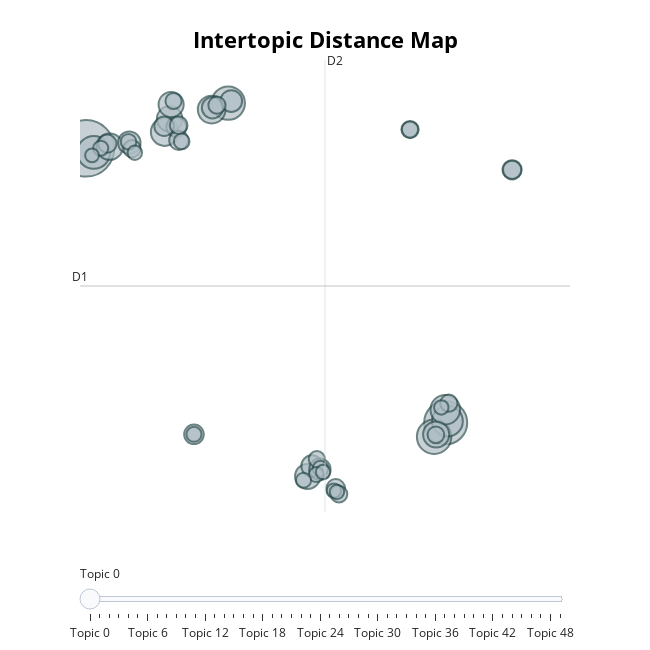

The notebook cell saved with this chart:
### Code cell
model.visualize_topics()

### Figure 1 — Plotly figure (JSON) as saved in the notebook; plotly's stock layout.template omitted (floating-point values rounded to 4 significant figures; data arrays with more than 128 entries replaced by an {"elided": "..."} marker saying what was removed)
{"data": [{"customdata": {"elided": "50x3 mixed values"}, "hovertemplate": "<b>Topic %{customdata[0]}</b><br>%{customdata[1]}<br>Size: %{customdata[2]}", "legendgroup": "", "marker": {"color": "#B0BEC5", "line": {"color": "DarkSlateGrey", "width": 2}, "size": [183, 106, 68, 64, 62, 54, 50, 44, 44, 40, 39, 37, 36, 36, 29, 27, 26, 26, 26, 23, 22, 22, 21, 21, 20, 19, 19, 18, 17, 17, 17, 17, 16, 16, 15, 15, 15, 14, 14, 14, 13, 13, 13, 13, 12, 12, 12, 12, 12, 11], "sizemode": "area", "sizeref": 0.1144, "symbol": "circle"}, "mode": "markers", "name": "", "orientation": "v", "showlegend": false, "type": "scatter", "x": [-1.825, 14.52, 13.99, 4.637, -1.473, 14.6, 14.5, 1.752, 3.886, -0.752, 14.09, 1.974, 2.042, 8.245, 0.1407, 4.776, 3.921, 8.443, 8.802, 2.28, 1.725, 3.08, 17.54, 2.389, 9.521, 17.54, -0.8572, 2.384, 14.66, 12.9, 0.2652, 4.125, 14.07, 9.669, 12.9, 8.665, 2.152, 8.828, 2.522, 0.1057, -1.158, 8.641, 8.061, 3.08, 8.948, 0.3922, 9.439, 9.575, 14.32, -1.552], "xaxis": "x", "y": [9.24, -1.987, -2.557, 11.09, 9.075, -1.923, -1.453, 9.908, 10.83, 9.31, -2.47, 10.45, 11.04, -4.186, 9.473, 11.18, 10.9, -3.759, -3.889, 10.11, 10.15, -2.461, 8.362, 9.568, -4.678, 8.362, 9.43, 10.19, -1.189, 10.01, 9.228, 11.0, -2.48, -4.905, 10.01, -3.479, 11.18, -3.863, 9.524, 9.512, 9.245, -4.108, -4.341, -2.461, -4.007, 9.059, -4.767, -4.822, -1.361, 8.955], "yaxis": "y"}], "layout": {"annotations": [{"showarrow": false, "text": "D1", "x": -2.099, "y": 3.607, "yshift": 10}, {"showarrow": false, "text": "D2", "x": 9.035, "xshift": 10, "y": 12.85}], "height": 650, "hoverlabel": {"bgcolor": "white", "font": {"family": "Rockwell", "size": 16}}, "legend": {"itemsizing": "constant", "tracegroupgap": 0}, "margin": {"t": 60}, "shapes": [{"line": {"color": "#CFD8DC", "width": 2}, "type": "line", "x0": 9.035, "x1": 9.035, "y0": -5.64, "y1": 12.85}, {"line": {"color": "#9E9E9E", "width": 2}, "type": "line", "x0": -2.099, "x1": 20.17, "y0": 3.607, "y1": 3.607}], "sliders": [{"active": 0, "pad": {"t": 50}, "steps": [{"args": [{"marker.color": [["red", "#B0BEC5", "#B0BEC5", "#B0BEC5", "#B0BEC5", "#B0BEC5", "#B0BEC5", "#B0BEC5", "#B0BEC5", "#B0BEC5", "#B0BEC5", "#B0BEC5", "#B0BEC5", "#B0BEC5", "#B0BEC5", "#B0BEC5", "#B0BEC5", "#B0BEC5", "#B0BEC5", "#B0BEC5", "#B0BEC5", "#B0BEC5", "#B0BEC5", "#B0BEC5", "#B0BEC5", "#B0BEC5", "#B0BEC5", "#B0BEC5", "#B0BEC5", "#B0BEC5", "#B0BEC5", "#B0BEC5", "#B0BEC5", "#B0BEC5", "#B0BEC5", "#B0BEC5", "#B0BEC5", "#B0BEC5", "#B0BEC5", "#B0BEC5", "#B0BEC5", "#B0BEC5", "#B0BEC5", "#B0BEC5", "#B0BEC5", "#B0BEC5", "#B0BEC5", "#B0BEC5", "#B0BEC5", "#B0BEC5"]]}], "label": "Topic 0", "method": "update"}, {"args": [{"marker.color": [["#B0BEC5", "red", "#B0BEC5", "#B0BEC5", "#B0BEC5", "#B0BEC5", "#B0BEC5", "#B0BEC5", "#B0BEC5", "#B0BEC5", "#B0BEC5", "#B0BEC5", "#B0BEC5", "#B0BEC5", "#B0BEC5", "#B0BEC5", "#B0BEC5", "#B0BEC5", "#B0BEC5", "#B0BEC5", "#B0BEC5", "#B0BEC5", "#B0BEC5", "#B0BEC5", "#B0BEC5", "#B0BEC5", "#B0BEC5", "#B0BEC5", "#B0BEC5", "#B0BEC5", "#B0BEC5", "#B0BEC5", "#B0BEC5", "#B0BEC5", "#B0BEC5", "#B0BEC5", "#B0BEC5", "#B0BEC5", "#B0BEC5", "#B0BEC5", "#B0BEC5", "#B0BEC5", "#B0BEC5", "#B0BEC5", "#B0BEC5", "#B0BEC5", "#B0BEC5", "#B0BEC5", "#B0BEC5", "#B0BEC5"]]}], "label": "Topic 1", "method": "update"}, {"args": [{"marker.color": [["#B0BEC5", "#B0BEC5", "red", "#B0BEC5", "#B0BEC5", "#B0BEC5", "#B0BEC5", "#B0BEC5", "#B0BEC5", "#B0BEC5", "#B0BEC5", "#B0BEC5", "#B0BEC5", "#B0BEC5", "#B0BEC5", "#B0BEC5", "#B0BEC5", "#B0BEC5", "#B0BEC5", "#B0BEC5", "#B0BEC5", "#B0BEC5", "#B0BEC5", "#B0BEC5", "#B0BEC5", "#B0BEC5", "#B0BEC5", "#B0BEC5", "#B0BEC5", "#B0BEC5", "#B0BEC5", "#B0BEC5", "#B0BEC5", "#B0BEC5", "#B0BEC5", "#B0BEC5", "#B0BEC5", "#B0BEC5", "#B0BEC5", "#B0BEC5", "#B0BEC5", "#B0BEC5", "#B0BEC5", "#B0BEC5", "#B0BEC5", "#B0BEC5", "#B0BEC5", "#B0BEC5", "#B0BEC5", "#B0BEC5"]]}], "label": "Topic 2", "method": "update"}, {"args": [{"marker.color": [["#B0BEC5", "#B0BEC5", "#B0BEC5", "red", "#B0BEC5", "#B0BEC5", "#B0BEC5", "#B0BEC5", "#B0BEC5", "#B0BEC5", "#B0BEC5", "#B0BEC5", "#B0BEC5", "#B0BEC5", "#B0BEC5", "#B0BEC5", "#B0BEC5", "#B0BEC5", "#B0BEC5", "#B0BEC5", "#B0BEC5", "#B0BEC5", "#B0BEC5", "#B0BEC5", "#B0BEC5", "#B0BEC5", "#B0BEC5", "#B0BEC5", "#B0BEC5", "#B0BEC5", "#B0BEC5", "#B0BEC5", "#B0BEC5", "#B0BEC5", "#B0BEC5", "#B0BEC5", "#B0BEC5", "#B0BEC5", "#B0BEC5", "#B0BEC5", "#B0BEC5", "#B0BEC5", "#B0BEC5", "#B0BEC5", "#B0BEC5", "#B0BEC5", "#B0BEC5", "#B0BEC5", "#B0BEC5", "#B0BEC5"]]}], "label": "Topic 3", "method": "update"}, {"args": [{"marker.color": [["#B0BEC5", "#B0BEC5", "#B0BEC5", "#B0BEC5", "red", "#B0BEC5", "#B0BEC5", "#B0BEC5", "#B0BEC5", "#B0BEC5", "#B0BEC5", "#B0BEC5", "#B0BEC5", "#B0BEC5", "#B0BEC5", "#B0BEC5", "#B0BEC5", "#B0BEC5", "#B0BEC5", "#B0BEC5", "#B0BEC5", "#B0BEC5", "#B0BEC5", "#B0BEC5", "#B0BEC5", "#B0BEC5", "#B0BEC5", "#B0BEC5", "#B0BEC5", "#B0BEC5", "#B0BEC5", "#B0BEC5", "#B0BEC5", "#B0BEC5", "#B0BEC5", "#B0BEC5", "#B0BEC5", "#B0BEC5", "#B0BEC5", "#B0BEC5", "#B0BEC5", "#B0BEC5", "#B0BEC5", "#B0BEC5", "#B0BEC5", "#B0BEC5", "#B0BEC5", "#B0BEC5", "#B0BEC5", "#B0BEC5"]]}], "label": "Topic 4", "method": "update"}, {"args": [{"marker.color": [["#B0BEC5", "#B0BEC5", "#B0BEC5", "#B0BEC5", "#B0BEC5", "red", "#B0BEC5", "#B0BEC5", "#B0BEC5", "#B0BEC5", "#B0BEC5", "#B0BEC5", "#B0BEC5", "#B0BEC5", "#B0BEC5", "#B0BEC5", "#B0BEC5", "#B0BEC5", "#B0BEC5", "#B0BEC5", "#B0BEC5", "#B0BEC5", "#B0BEC5", "#B0BEC5", "#B0BEC5", "#B0BEC5", "#B0BEC5", "#B0BEC5", "#B0BEC5", "#B0BEC5", "#B0BEC5", "#B0BEC5", "#B0BEC5", "#B0BEC5", "#B0BEC5", "#B0BEC5", "#B0BEC5", "#B0BEC5", "#B0BEC5", "#B0BEC5", "#B0BEC5", "#B0BEC5", "#B0BEC5", "#B0BEC5", "#B0BEC5", "#B0BEC5", "#B0BEC5", "#B0BEC5", "#B0BEC5", "#B0BEC5"]]}], "label": "Topic 5", "method": "update"}, {"args": [{"marker.color": [["#B0BEC5", "#B0BEC5", "#B0BEC5", "#B0BEC5", "#B0BEC5", "#B0BEC5", "red", "#B0BEC5", "#B0BEC5", "#B0BEC5", "#B0BEC5", "#B0BEC5", "#B0BEC5", "#B0BEC5", "#B0BEC5", "#B0BEC5", "#B0BEC5", "#B0BEC5", "#B0BEC5", "#B0BEC5", "#B0BEC5", "#B0BEC5", "#B0BEC5", "#B0BEC5", "#B0BEC5", "#B0BEC5", "#B0BEC5", "#B0BEC5", "#B0BEC5", "#B0BEC5", "#B0BEC5", "#B0BEC5", "#B0BEC5", "#B0BEC5", "#B0BEC5", "#B0BEC5", "#B0BEC5", "#B0BEC5", "#B0BEC5", "#B0BEC5", "#B0BEC5", "#B0BEC5", "#B0BEC5", "#B0BEC5", "#B0BEC5", "#B0BEC5", "#B0BEC5", "#B0BEC5", "#B0BEC5", "#B0BEC5"]]}], "label": "Topic 6", "method": "update"}, {"args": [{"marker.color": [["#B0BEC5", "#B0BEC5", "#B0BEC5", "#B0BEC5", "#B0BEC5", "#B0BEC5", "#B0BEC5", "red", "#B0BEC5", "#B0BEC5", "#B0BEC5", "#B0BEC5", "#B0BEC5", "#B0BEC5", "#B0BEC5", "#B0BEC5", "#B0BEC5", "#B0BEC5", "#B0BEC5", "#B0BEC5", "#B0BEC5", "#B0BEC5", "#B0BEC5", "#B0BEC5", "#B0BEC5", "#B0BEC5", "#B0BEC5", "#B0BEC5", "#B0BEC5", "#B0BEC5", "#B0BEC5", "#B0BEC5", "#B0BEC5", "#B0BEC5", "#B0BEC5", "#B0BEC5", "#B0BEC5", "#B0BEC5", "#B0BEC5", "#B0BEC5", "#B0BEC5", "#B0BEC5", "#B0BEC5", "#B0BEC5", "#B0BEC5", "#B0BEC5", "#B0BEC5", "#B0BEC5", "#B0BEC5", "#B0BEC5"]]}], "label": "Topic 7", "method": "update"}, {"args": [{"marker.color": [["#B0BEC5", "#B0BEC5", "#B0BEC5", "#B0BEC5", "#B0BEC5", "#B0BEC5", "#B0BEC5", "#B0BEC5", "red", "#B0BEC5", "#B0BEC5", "#B0BEC5", "#B0BEC5", "#B0BEC5", "#B0BEC5", "#B0BEC5", "#B0BEC5", "#B0BEC5", "#B0BEC5", "#B0BEC5", "#B0BEC5", "#B0BEC5", "#B0BEC5", "#B0BEC5", "#B0BEC5", "#B0BEC5", "#B0BEC5", "#B0BEC5", "#B0BEC5", "#B0BEC5", "#B0BEC5", "#B0BEC5", "#B0BEC5", "#B0BEC5", "#B0BEC5", "#B0BEC5", "#B0BEC5", "#B0BEC5", "#B0BEC5", "#B0BEC5", "#B0BEC5", "#B0BEC5", "#B0BEC5", "#B0BEC5", "#B0BEC5", "#B0BEC5", "#B0BEC5", "#B0BEC5", "#B0BEC5", "#B0BEC5"]]}], "label": "Topic 8", "method": "update"}, {"args": [{"marker.color": [["#B0BEC5", "#B0BEC5", "#B0BEC5", "#B0BEC5", "#B0BEC5", "#B0BEC5", "#B0BEC5", "#B0BEC5", "#B0BEC5", "red", "#B0BEC5", "#B0BEC5", "#B0BEC5", "#B0BEC5", "#B0BEC5", "#B0BEC5", "#B0BEC5", "#B0BEC5", "#B0BEC5", "#B0BEC5", "#B0BEC5", "#B0BEC5", "#B0BEC5", "#B0BEC5", "#B0BEC5", "#B0BEC5", "#B0BEC5", "#B0BEC5", "#B0BEC5", "#B0BEC5", "#B0BEC5", "#B0BEC5", "#B0BEC5", "#B0BEC5", "#B0BEC5", "#B0BEC5", "#B0BEC5", "#B0BEC5", "#B0BEC5", "#B0BEC5", "#B0BEC5", "#B0BEC5", "#B0BEC5", "#B0BEC5", "#B0BEC5", "#B0BEC5", "#B0BEC5", "#B0BEC5", "#B0BEC5", "#B0BEC5"]]}], "label": "Topic 9", "method": "update"}, {"args": [{"marker.color": [["#B0BEC5", "#B0BEC5", "#B0BEC5", "#B0BEC5", "#B0BEC5", "#B0BEC5", "#B0BEC5", "#B0BEC5", "#B0BEC5", "#B0BEC5", "red", "#B0BEC5", "#B0BEC5", "#B0BEC5", "#B0BEC5", "#B0BEC5", "#B0BEC5", "#B0BEC5", "#B0BEC5", "#B0BEC5", "#B0BEC5", "#B0BEC5", "#B0BEC5", "#B0BEC5", "#B0BEC5", "#B0BEC5", "#B0BEC5", "#B0BEC5", "#B0BEC5", "#B0BEC5", "#B0BEC5", "#B0BEC5", "#B0BEC5", "#B0BEC5", "#B0BEC5", "#B0BEC5", "#B0BEC5", "#B0BEC5", "#B0BEC5", "#B0BEC5", "#B0BEC5", "#B0BEC5", "#B0BEC5", "#B0BEC5", "#B0BEC5", "#B0BEC5", "#B0BEC5", "#B0BEC5", "#B0BEC5", "#B0BEC5"]]}], "label": "Topic 10", "method": "update"}, {"args": [{"marker.color": [["#B0BEC5", "#B0BEC5", "#B0BEC5", "#B0BEC5", "#B0BEC5", "#B0BEC5", "#B0BEC5", "#B0BEC5", "#B0BEC5", "#B0BEC5", "#B0BEC5", "red", "#B0BEC5", "#B0BEC5", "#B0BEC5", "#B0BEC5", "#B0BEC5", "#B0BEC5", "#B0BEC5", "#B0BEC5", "#B0BEC5", "#B0BEC5", "#B0BEC5", "#B0BEC5", "#B0BEC5", "#B0BEC5", "#B0BEC5", "#B0BEC5", "#B0BEC5", "#B0BEC5", "#B0BEC5", "#B0BEC5", "#B0BEC5", "#B0BEC5", "#B0BEC5", "#B0BEC5", "#B0BEC5", "#B0BEC5", "#B0BEC5", "#B0BEC5", "#B0BEC5", "#B0BEC5", "#B0BEC5", "#B0BEC5", "#B0BEC5", "#B0BEC5", "#B0BEC5", "#B0BEC5", "#B0BEC5", "#B0BEC5"]]}], "label": "Topic 11", "method": "update"}, {"args": [{"marker.color": [["#B0BEC5", "#B0BEC5", "#B0BEC5", "#B0BEC5", "#B0BEC5", "#B0BEC5", "#B0BEC5", "#B0BEC5", "#B0BEC5", "#B0BEC5", "#B0BEC5", "#B0BEC5", "red", "#B0BEC5", "#B0BEC5", "#B0BEC5", "#B0BEC5", "#B0BEC5", "#B0BEC5", "#B0BEC5", "#B0BEC5", "#B0BEC5", "#B0BEC5", "#B0BEC5", "#B0BEC5", "#B0BEC5", "#B0BEC5", "#B0BEC5", "#B0BEC5", "#B0BEC5", "#B0BEC5", "#B0BEC5", "#B0BEC5", "#B0BEC5", "#B0BEC5", "#B0BEC5", "#B0BEC5", "#B0BEC5", "#B0BEC5", "#B0BEC5", "#B0BEC5", "#B0BEC5", "#B0BEC5", "#B0BEC5", "#B0BEC5", "#B0BEC5", "#B0BEC5", "#B0BEC5", "#B0BEC5", "#B0BEC5"]]}], "label": "Topic 12", "method": "update"}, {"args": [{"marker.color": [["#B0BEC5", "#B0BEC5", "#B0BEC5", "#B0BEC5", "#B0BEC5", "#B0BEC5", "#B0BEC5", "#B0BEC5", "#B0BEC5", "#B0BEC5", "#B0BEC5", "#B0BEC5", "#B0BEC5", "red", "#B0BEC5", "#B0BEC5", "#B0BEC5", "#B0BEC5", "#B0BEC5", "#B0BEC5", "#B0BEC5", "#B0BEC5", "#B0BEC5", "#B0BEC5", "#B0BEC5", "#B0BEC5", "#B0BEC5", "#B0BEC5", "#B0BEC5", "#B0BEC5", "#B0BEC5", "#B0BEC5", "#B0BEC5", "#B0BEC5", "#B0BEC5", "#B0BEC5", "#B0BEC5", "#B0BEC5", "#B0BEC5", "#B0BEC5", "#B0BEC5", "#B0BEC5", "#B0BEC5", "#B0BEC5", "#B0BEC5", "#B0BEC5", "#B0BEC5", "#B0BEC5", "#B0BEC5", "#B0BEC5"]]}], "label": "Topic 13", "method": "update"}, {"args": [{"marker.color": [["#B0BEC5", "#B0BEC5", "#B0BEC5", "#B0BEC5", "#B0BEC5", "#B0BEC5", "#B0BEC5", "#B0BEC5", "#B0BEC5", "#B0BEC5", "#B0BEC5", "#B0BEC5", "#B0BEC5", "#B0BEC5", "red", "#B0BEC5", "#B0BEC5", "#B0BEC5", "#B0BEC5", "#B0BEC5", "#B0BEC5", "#B0BEC5", "#B0BEC5", "#B0BEC5", "#B0BEC5", "#B0BEC5", "#B0BEC5", "#B0BEC5", "#B0BEC5", "#B0BEC5", "#B0BEC5", "#B0BEC5", "#B0BEC5", "#B0BEC5", "#B0BEC5", "#B0BEC5", "#B0BEC5", "#B0BEC5", "#B0BEC5", "#B0BEC5", "#B0BEC5", "#B0BEC5", "#B0BEC5", "#B0BEC5", "#B0BEC5", "#B0BEC5", "#B0BEC5", "#B0BEC5", "#B0BEC5", "#B0BEC5"]]}], "label": "Topic 14", "method": "update"}, {"args": [{"marker.color": [["#B0BEC5", "#B0BEC5", "#B0BEC5", "#B0BEC5", "#B0BEC5", "#B0BEC5", "#B0BEC5", "#B0BEC5", "#B0BEC5", "#B0BEC5", "#B0BEC5", "#B0BEC5", "#B0BEC5", "#B0BEC5", "#B0BEC5", "red", "#B0BEC5", "#B0BEC5", "#B0BEC5", "#B0BEC5", "#B0BEC5", "#B0BEC5", "#B0BEC5", "#B0BEC5", "#B0BEC5", "#B0BEC5", "#B0BEC5", "#B0BEC5", "#B0BEC5", "#B0BEC5", "#B0BEC5", "#B0BEC5", "#B0BEC5", "#B0BEC5", "#B0BEC5", "#B0BEC5", "#B0BEC5", "#B0BEC5", "#B0BEC5", "#B0BEC5", "#B0BEC5", "#B0BEC5", "#B0BEC5", "#B0BEC5", "#B0BEC5", "#B0BEC5", "#B0BEC5", "#B0BEC5", "#B0BEC5", "#B0BEC5"]]}], "label": "Topic 15", "method": "update"}, {"args": [{"marker.color": [["#B0BEC5", "#B0BEC5", "#B0BEC5", "#B0BEC5", "#B0BEC5", "#B0BEC5", "#B0BEC5", "#B0BEC5", "#B0BEC5", "#B0BEC5", "#B0BEC5", "#B0BEC5", "#B0BEC5", "#B0BEC5", "#B0BEC5", "#B0BEC5", "red", "#B0BEC5", "#B0BEC5", "#B0BEC5", "#B0BEC5", "#B0BEC5", "#B0BEC5", "#B0BEC5", "#B0BEC5", "#B0BEC5", "#B0BEC5", "#B0BEC5", "#B0BEC5", "#B0BEC5", "#B0BEC5", "#B0BEC5", "#B0BEC5", "#B0BEC5", "#B0BEC5", "#B0BEC5", "#B0BEC5", "#B0BEC5", "#B0BEC5", "#B0BEC5", "#B0BEC5", "#B0BEC5", "#B0BEC5", "#B0BEC5", "#B0BEC5", "#B0BEC5", "#B0BEC5", "#B0BEC5", "#B0BEC5", "#B0BEC5"]]}], "label": "Topic 16", "method": "update"}, {"args": [{"marker.color": [["#B0BEC5", "#B0BEC5", "#B0BEC5", "#B0BEC5", "#B0BEC5", "#B0BEC5", "#B0BEC5", "#B0BEC5", "#B0BEC5", "#B0BEC5", "#B0BEC5", "#B0BEC5", "#B0BEC5", "#B0BEC5", "#B0BEC5", "#B0BEC5", "#B0BEC5", "red", "#B0BEC5", "#B0BEC5", "#B0BEC5", "#B0BEC5", "#B0BEC5", "#B0BEC5", "#B0BEC5", "#B0BEC5", "#B0BEC5", "#B0BEC5", "#B0BEC5", "#B0BEC5", "#B0BEC5", "#B0BEC5", "#B0BEC5", "#B0BEC5", "#B0BEC5", "#B0BEC5", "#B0BEC5", "#B0BEC5", "#B0BEC5", "#B0BEC5", "#B0BEC5", "#B0BEC5", "#B0BEC5", "#B0BEC5", "#B0BEC5", "#B0BEC5", "#B0BEC5", "#B0BEC5", "#B0BEC5", "#B0BEC5"]]}], "label": "Topic 17", "method": "update"}, {"args": [{"marker.color": [["#B0BEC5", "#B0BEC5", "#B0BEC5", "#B0BEC5", "#B0BEC5", "#B0BEC5", "#B0BEC5", "#B0BEC5", "#B0BEC5", "#B0BEC5", "#B0BEC5", "#B0BEC5", "#B0BEC5", "#B0BEC5", "#B0BEC5", "#B0BEC5", "#B0BEC5", "#B0BEC5", "red", "#B0BEC5", "#B0BEC5", "#B0BEC5", "#B0BEC5", "#B0BEC5", "#B0BEC5", "#B0BEC5", "#B0BEC5", "#B0BEC5", "#B0BEC5", "#B0BEC5", "#B0BEC5", "#B0BEC5", "#B0BEC5", "#B0BEC5", "#B0BEC5", "#B0BEC5", "#B0BEC5", "#B0BEC5", "#B0BEC5", "#B0BEC5", "#B0BEC5", "#B0BEC5", "#B0BEC5", "#B0BEC5", "#B0BEC5", "#B0BEC5", "#B0BEC5", "#B0BEC5", "#B0BEC5", "#B0BEC5"]]}], "label": "Topic 18", "method": "update"}, {"args": [{"marker.color": [["#B0BEC5", "#B0BEC5", "#B0BEC5", "#B0BEC5", "#B0BEC5", "#B0BEC5", "#B0BEC5", "#B0BEC5", "#B0BEC5", "#B0BEC5", "#B0BEC5", "#B0BEC5", "#B0BEC5", "#B0BEC5", "#B0BEC5", "#B0BEC5", "#B0BEC5", "#B0BEC5", "#B0BEC5", "red", "#B0BEC5", "#B0BEC5", "#B0BEC5", "#B0BEC5", "#B0BEC5", "#B0BEC5", "#B0BEC5", "#B0BEC5", "#B0BEC5", "#B0BEC5", "#B0BEC5", "#B0BEC5", "#B0BEC5", "#B0BEC5", "#B0BEC5", "#B0BEC5", "#B0BEC5", "#B0BEC5", "#B0BEC5", "#B0BEC5", "#B0BEC5", "#B0BEC5", "#B0BEC5", "#B0BEC5", "#B0BEC5", "#B0BEC5", "#B0BEC5", "#B0BEC5", "#B0BEC5", "#B0BEC5"]]}], "label": "Topic 19", "method": "update"}, {"args": [{"marker.color": [["#B0BEC5", "#B0BEC5", "#B0BEC5", "#B0BEC5", "#B0BEC5", "#B0BEC5", "#B0BEC5", "#B0BEC5", "#B0BEC5", "#B0BEC5", "#B0BEC5", "#B0BEC5", "#B0BEC5", "#B0BEC5", "#B0BEC5", "#B0BEC5", "#B0BEC5", "#B0BEC5", "#B0BEC5", "#B0BEC5", "red", "#B0BEC5", "#B0BEC5", "#B0BEC5", "#B0BEC5", "#B0BEC5", "#B0BEC5", "#B0BEC5", "#B0BEC5", "#B0BEC5", "#B0BEC5", "#B0BEC5", "#B0BEC5", "#B0BEC5", "#B0BEC5", "#B0BEC5", "#B0BEC5", "#B0BEC5", "#B0BEC5", "#B0BEC5", "#B0BEC5", "#B0BEC5", "#B0BEC5", "#B0BEC5", "#B0BEC5", "#B0BEC5", "#B0BEC5", "#B0BEC5", "#B0BEC5", "#B0BEC5"]]}], "label": "Topic 20", "method": "update"}, {"args": [{"marker.color": [["#B0BEC5", "#B0BEC5", "#B0BEC5", "#B0BEC5", "#B0BEC5", "#B0BEC5", "#B0BEC5", "#B0BEC5", "#B0BEC5", "#B0BEC5", "#B0BEC5", "#B0BEC5", "#B0BEC5", "#B0BEC5", "#B0BEC5", "#B0BEC5", "#B0BEC5", "#B0BEC5", "#B0BEC5", "#B0BEC5", "#B0BEC5", "red", "#B0BEC5", "#B0BEC5", "#B0BEC5", "#B0BEC5", "#B0BEC5", "#B0BEC5", "#B0BEC5", "#B0BEC5", "#B0BEC5", "#B0BEC5", "#B0BEC5", "#B0BEC5", "#B0BEC5", "#B0BEC5", "#B0BEC5", "#B0BEC5", "#B0BEC5", "#B0BEC5", "#B0BEC5", "#B0BEC5", "#B0BEC5", "#B0BEC5", "#B0BEC5", "#B0BEC5", "#B0BEC5", "#B0BEC5", "#B0BEC5", "#B0BEC5"]]}], "label": "Topic 21", "method": "update"}, {"args": [{"marker.color": [["#B0BEC5", "#B0BEC5", "#B0BEC5", "#B0BEC5", "#B0BEC5", "#B0BEC5", "#B0BEC5", "#B0BEC5", "#B0BEC5", "#B0BEC5", "#B0BEC5", "#B0BEC5", "#B0BEC5", "#B0BEC5", "#B0BEC5", "#B0BEC5", "#B0BEC5", "#B0BEC5", "#B0BEC5", "#B0BEC5", "#B0BEC5", "#B0BEC5", "red", "#B0BEC5", "#B0BEC5", "#B0BEC5", "#B0BEC5", "#B0BEC5", "#B0BEC5", "#B0BEC5", "#B0BEC5", "#B0BEC5", "#B0BEC5", "#B0BEC5", "#B0BEC5", "#B0BEC5", "#B0BEC5", "#B0BEC5", "#B0BEC5", "#B0BEC5", "#B0BEC5", "#B0BEC5", "#B0BEC5", "#B0BEC5", "#B0BEC5", "#B0BEC5", "#B0BEC5", "#B0BEC5", "#B0BEC5", "#B0BEC5"]]}], "label": "Topic 22", "method": "update"}, {"args": [{"marker.color": [["#B0BEC5", "#B0BEC5", "#B0BEC5", "#B0BEC5", "#B0BEC5", "#B0BEC5", "#B0BEC5", "#B0BEC5", "#B0BEC5", "#B0BEC5", "#B0BEC5", "#B0BEC5", "#B0BEC5", "#B0BEC5", "#B0BEC5", "#B0BEC5", "#B0BEC5", "#B0BEC5", "#B0BEC5", "#B0BEC5", "#B0BEC5", "#B0BEC5", "#B0BEC5", "red", "#B0BEC5", "#B0BEC5", "#B0BEC5", "#B0BEC5", "#B0BEC5", "#B0BEC5", "#B0BEC5", "#B0BEC5", "#B0BEC5", "#B0BEC5", "#B0BEC5", "#B0BEC5", "#B0BEC5", "#B0BEC5", "#B0BEC5", "#B0BEC5", "#B0BEC5", "#B0BEC5", "#B0BEC5", "#B0BEC5", "#B0BEC5", "#B0BEC5", "#B0BEC5", "#B0BEC5", "#B0BEC5", "#B0BEC5"]]}], "label": "Topic 23", "method": "update"}, {"args": [{"marker.color": [["#B0BEC5", "#B0BEC5", "#B0BEC5", "#B0BEC5", "#B0BEC5", "#B0BEC5", "#B0BEC5", "#B0BEC5", "#B0BEC5", "#B0BEC5", "#B0BEC5", "#B0BEC5", "#B0BEC5", "#B0BEC5", "#B0BEC5", "#B0BEC5", "#B0BEC5", "#B0BEC5", "#B0BEC5", "#B0BEC5", "#B0BEC5", "#B0BEC5", "#B0BEC5", "#B0BEC5", "red", "#B0BEC5", "#B0BEC5", "#B0BEC5", "#B0BEC5", "#B0BEC5", "#B0BEC5", "#B0BEC5", "#B0BEC5", "#B0BEC5", "#B0BEC5", "#B0BEC5", "#B0BEC5", "#B0BEC5", "#B0BEC5", "#B0BEC5", "#B0BEC5", "#B0BEC5", "#B0BEC5", "#B0BEC5", "#B0BEC5", "#B0BEC5", "#B0BEC5", "#B0BEC5", "#B0BEC5", "#B0BEC5"]]}], "label": "Topic 24", "method": "update"}, {"args": [{"marker.color": [["#B0BEC5", "#B0BEC5", "#B0BEC5", "#B0BEC5", "#B0BEC5", "#B0BEC5", "#B0BEC5", "#B0BEC5", "#B0BEC5", "#B0BEC5", "#B0BEC5", "#B0BEC5", "#B0BEC5", "#B0BEC5", "#B0BEC5", "#B0BEC5", "#B0BEC5", "#B0BEC5", "#B0BEC5", "#B0BEC5", "#B0BEC5", "#B0BEC5", "#B0BEC5", "#B0BEC5", "#B0BEC5", "red", "#B0BEC5", "#B0BEC5", "#B0BEC5", "#B0BEC5", "#B0BEC5", "#B0BEC5", "#B0BEC5", "#B0BEC5", "#B0BEC5", "#B0BEC5", "#B0BEC5", "#B0BEC5", "#B0BEC5", "#B0BEC5", "#B0BEC5", "#B0BEC5", "#B0BEC5", "#B0BEC5", "#B0BEC5", "#B0BEC5", "#B0BEC5", "#B0BEC5", "#B0BEC5", "#B0BEC5"]]}], "label": "Topic 25", "method": "update"}, {"args": [{"marker.color": [["#B0BEC5", "#B0BEC5", "#B0BEC5", "#B0BEC5", "#B0BEC5", "#B0BEC5", "#B0BEC5", "#B0BEC5", "#B0BEC5", "#B0BEC5", "#B0BEC5", "#B0BEC5", "#B0BEC5", "#B0BEC5", "#B0BEC5", "#B0BEC5", "#B0BEC5", "#B0BEC5", "#B0BEC5", "#B0BEC5", "#B0BEC5", "#B0BEC5", "#B0BEC5", "#B0BEC5", "#B0BEC5", "#B0BEC5", "red", "#B0BEC5", "#B0BEC5", "#B0BEC5", "#B0BEC5", "#B0BEC5", "#B0BEC5", "#B0BEC5", "#B0BEC5", "#B0BEC5", "#B0BEC5", "#B0BEC5", "#B0BEC5", "#B0BEC5", "#B0BEC5", "#B0BEC5", "#B0BEC5", "#B0BEC5", "#B0BEC5", "#B0BEC5", "#B0BEC5", "#B0BEC5", "#B0BEC5", "#B0BEC5"]]}], "label": "Topic 26", "method": "update"}, {"args": [{"marker.color": [["#B0BEC5", "#B0BEC5", "#B0BEC5", "#B0BEC5", "#B0BEC5", "#B0BEC5", "#B0BEC5", "#B0BEC5", "#B0BEC5", "#B0BEC5", "#B0BEC5", "#B0BEC5", "#B0BEC5", "#B0BEC5", "#B0BEC5", "#B0BEC5", "#B0BEC5", "#B0BEC5", "#B0BEC5", "#B0BEC5", "#B0BEC5", "#B0BEC5", "#B0BEC5", "#B0BEC5", "#B0BEC5", "#B0BEC5", "#B0BEC5", "red", "#B0BEC5", "#B0BEC5", "#B0BEC5", "#B0BEC5", "#B0BEC5", "#B0BEC5", "#B0BEC5", "#B0BEC5", "#B0BEC5", "#B0BEC5", "#B0BEC5", "#B0BEC5", "#B0BEC5", "#B0BEC5", "#B0BEC5", "#B0BEC5", "#B0BEC5", "#B0BEC5", "#B0BEC5", "#B0BEC5", "#B0BEC5", "#B0BEC5"]]}], "label": "Topic 27", "method": "update"}, {"args": [{"marker.color": [["#B0BEC5", "#B0BEC5", "#B0BEC5", "#B0BEC5", "#B0BEC5", "#B0BEC5", "#B0BEC5", "#B0BEC5", "#B0BEC5", "#B0BEC5", "#B0BEC5", "#B0BEC5", "#B0BEC5", "#B0BEC5", "#B0BEC5", "#B0BEC5", "#B0BEC5", "#B0BEC5", "#B0BEC5", "#B0BEC5", "#B0BEC5", "#B0BEC5", "#B0BEC5", "#B0BEC5", "#B0BEC5", "#B0BEC5", "#B0BEC5", "#B0BEC5", "red", "#B0BEC5", "#B0BEC5", "#B0BEC5", "#B0BEC5", "#B0BEC5", "#B0BEC5", "#B0BEC5", "#B0BEC5", "#B0BEC5", "#B0BEC5", "#B0BEC5", "#B0BEC5", "#B0BEC5", "#B0BEC5", "#B0BEC5", "#B0BEC5", "#B0BEC5", "#B0BEC5", "#B0BEC5", "#B0BEC5", "#B0BEC5"]]}], "label": "Topic 28", "method": "update"}, {"args": [{"marker.color": [["#B0BEC5", "#B0BEC5", "#B0BEC5", "#B0BEC5", "#B0BEC5", "#B0BEC5", "#B0BEC5", "#B0BEC5", "#B0BEC5", "#B0BEC5", "#B0BEC5", "#B0BEC5", "#B0BEC5", "#B0BEC5", "#B0BEC5", "#B0BEC5", "#B0BEC5", "#B0BEC5", "#B0BEC5", "#B0BEC5", "#B0BEC5", "#B0BEC5", "#B0BEC5", "#B0BEC5", "#B0BEC5", "#B0BEC5", "#B0BEC5", "#B0BEC5", "#B0BEC5", "red", "#B0BEC5", "#B0BEC5", "#B0BEC5", "#B0BEC5", "#B0BEC5", "#B0BEC5", "#B0BEC5", "#B0BEC5", "#B0BEC5", "#B0BEC5", "#B0BEC5", "#B0BEC5", "#B0BEC5", "#B0BEC5", "#B0BEC5", "#B0BEC5", "#B0BEC5", "#B0BEC5", "#B0BEC5", "#B0BEC5"]]}], "label": "Topic 29", "method": "update"}, {"args": [{"marker.color": [["#B0BEC5", "#B0BEC5", "#B0BEC5", "#B0BEC5", "#B0BEC5", "#B0BEC5", "#B0BEC5", "#B0BEC5", "#B0BEC5", "#B0BEC5", "#B0BEC5", "#B0BEC5", "#B0BEC5", "#B0BEC5", "#B0BEC5", "#B0BEC5", "#B0BEC5", "#B0BEC5", "#B0BEC5", "#B0BEC5", "#B0BEC5", "#B0BEC5", "#B0BEC5", "#B0BEC5", "#B0BEC5", "#B0BEC5", "#B0BEC5", "#B0BEC5", "#B0BEC5", "#B0BEC5", "red", "#B0BEC5", "#B0BEC5", "#B0BEC5", "#B0BEC5", "#B0BEC5", "#B0BEC5", "#B0BEC5", "#B0BEC5", "#B0BEC5", "#B0BEC5", "#B0BEC5", "#B0BEC5", "#B0BEC5", "#B0BEC5", "#B0BEC5", "#B0BEC5", "#B0BEC5", "#B0BEC5", "#B0BEC5"]]}], "label": "Topic 30", "method": "update"}, {"args": [{"marker.color": [["#B0BEC5", "#B0BEC5", "#B0BEC5", "#B0BEC5", "#B0BEC5", "#B0BEC5", "#B0BEC5", "#B0BEC5", "#B0BEC5", "#B0BEC5", "#B0BEC5", "#B0BEC5", "#B0BEC5", "#B0BEC5", "#B0BEC5", "#B0BEC5", "#B0BEC5", "#B0BEC5", "#B0BEC5", "#B0BEC5", "#B0BEC5", "#B0BEC5", "#B0BEC5", "#B0BEC5", "#B0BEC5", "#B0BEC5", "#B0BEC5", "#B0BEC5", "#B0BEC5", "#B0BEC5", "#B0BEC5", "red", "#B0BEC5", "#B0BEC5", "#B0BEC5", "#B0BEC5", "#B0BEC5", "#B0BEC5", "#B0BEC5", "#B0BEC5", "#B0BEC5", "#B0BEC5", "#B0BEC5", "#B0BEC5", "#B0BEC5", "#B0BEC5", "#B0BEC5", "#B0BEC5", "#B0BEC5", "#B0BEC5"]]}], "label": "Topic 31", "method": "update"}, {"args": [{"marker.color": [["#B0BEC5", "#B0BEC5", "#B0BEC5", "#B0BEC5", "#B0BEC5", "#B0BEC5", "#B0BEC5", "#B0BEC5", "#B0BEC5", "#B0BEC5", "#B0BEC5", "#B0BEC5", "#B0BEC5", "#B0BEC5", "#B0BEC5", "#B0BEC5", "#B0BEC5", "#B0BEC5", "#B0BEC5", "#B0BEC5", "#B0BEC5", "#B0BEC5", "#B0BEC5", "#B0BEC5", "#B0BEC5", "#B0BEC5", "#B0BEC5", "#B0BEC5", "#B0BEC5", "#B0BEC5", "#B0BEC5", "#B0BEC5", "red", "#B0BEC5", "#B0BEC5", "#B0BEC5", "#B0BEC5", "#B0BEC5", "#B0BEC5", "#B0BEC5", "#B0BEC5", "#B0BEC5", "#B0BEC5", "#B0BEC5", "#B0BEC5", "#B0BEC5", "#B0BEC5", "#B0BEC5", "#B0BEC5", "#B0BEC5"]]}], "label": "Topic 32", "method": "update"}, {"args": [{"marker.color": [["#B0BEC5", "#B0BEC5", "#B0BEC5", "#B0BEC5", "#B0BEC5", "#B0BEC5", "#B0BEC5", "#B0BEC5", "#B0BEC5", "#B0BEC5", "#B0BEC5", "#B0BEC5", "#B0BEC5", "#B0BEC5", "#B0BEC5", "#B0BEC5", "#B0BEC5", "#B0BEC5", "#B0BEC5", "#B0BEC5", "#B0BEC5", "#B0BEC5", "#B0BEC5", "#B0BEC5", "#B0BEC5", "#B0BEC5", "#B0BEC5", "#B0BEC5", "#B0BEC5", "#B0BEC5", "#B0BEC5", "#B0BEC5", "#B0BEC5", "red", "#B0BEC5", "#B0BEC5", "#B0BEC5", "#B0BEC5", "#B0BEC5", "#B0BEC5", "#B0BEC5", "#B0BEC5", "#B0BEC5", "#B0BEC5", "#B0BEC5", "#B0BEC5", "#B0BEC5", "#B0BEC5", "#B0BEC5", "#B0BEC5"]]}], "label": "Topic 33", "method": "update"}, {"args": [{"marker.color": [["#B0BEC5", "#B0BEC5", "#B0BEC5", "#B0BEC5", "#B0BEC5", "#B0BEC5", "#B0BEC5", "#B0BEC5", "#B0BEC5", "#B0BEC5", "#B0BEC5", "#B0BEC5", "#B0BEC5", "#B0BEC5", "#B0BEC5", "#B0BEC5", "#B0BEC5", "#B0BEC5", "#B0BEC5", "#B0BEC5", "#B0BEC5", "#B0BEC5", "#B0BEC5", "#B0BEC5", "#B0BEC5", "#B0BEC5", "#B0BEC5", "#B0BEC5", "#B0BEC5", "#B0BEC5", "#B0BEC5", "#B0BEC5", "#B0BEC5", "#B0BEC5", "red", "#B0BEC5", "#B0BEC5", "#B0BEC5", "#B0BEC5", "#B0BEC5", "#B0BEC5", "#B0BEC5", "#B0BEC5", "#B0BEC5", "#B0BEC5", "#B0BEC5", "#B0BEC5", "#B0BEC5", "#B0BEC5", "#B0BEC5"]]}], "label": "Topic 34", "method": "update"}, {"args": [{"marker.color": [["#B0BEC5", "#B0BEC5", "#B0BEC5", "#B0BEC5", "#B0BEC5", "#B0BEC5", "#B0BEC5", "#B0BEC5", "#B0BEC5", "#B0BEC5", "#B0BEC5", "#B0BEC5", "#B0BEC5", "#B0BEC5", "#B0BEC5", "#B0BEC5", "#B0BEC5", "#B0BEC5", "#B0BEC5", "#B0BEC5", "#B0BEC5", "#B0BEC5", "#B0BEC5", "#B0BEC5", "#B0BEC5", "#B0BEC5", "#B0BEC5", "#B0BEC5", "#B0BEC5", "#B0BEC5", "#B0BEC5", "#B0BEC5", "#B0BEC5", "#B0BEC5", "#B0BEC5", "red", "#B0BEC5", "#B0BEC5", "#B0BEC5", "#B0BEC5", "#B0BEC5", "#B0BEC5", "#B0BEC5", "#B0BEC5", "#B0BEC5", "#B0BEC5", "#B0BEC5", "#B0BEC5", "#B0BEC5", "#B0BEC5"]]}], "label": "Topic 35", "method": "update"}, {"args": [{"marker.color": [["#B0BEC5", "#B0BEC5", "#B0BEC5", "#B0BEC5", "#B0BEC5", "#B0BEC5", "#B0BEC5", "#B0BEC5", "#B0BEC5", "#B0BEC5", "#B0BEC5", "#B0BEC5", "#B0BEC5", "#B0BEC5", "#B0BEC5", "#B0BEC5", "#B0BEC5", "#B0BEC5", "#B0BEC5", "#B0BEC5", "#B0BEC5", "#B0BEC5", "#B0BEC5", "#B0BEC5", "#B0BEC5", "#B0BEC5", "#B0BEC5", "#B0BEC5", "#B0BEC5", "#B0BEC5", "#B0BEC5", "#B0BEC5", "#B0BEC5", "#B0BEC5", "#B0BEC5", "#B0BEC5", "red", "#B0BEC5", "#B0BEC5", "#B0BEC5", "#B0BEC5", "#B0BEC5", "#B0BEC5", "#B0BEC5", "#B0BEC5", "#B0BEC5", "#B0BEC5", "#B0BEC5", "#B0BEC5", "#B0BEC5"]]}], "label": "Topic 36", "method": "update"}, {"args": [{"marker.color": [["#B0BEC5", "#B0BEC5", "#B0BEC5", "#B0BEC5", "#B0BEC5", "#B0BEC5", "#B0BEC5", "#B0BEC5", "#B0BEC5", "#B0BEC5", "#B0BEC5", "#B0BEC5", "#B0BEC5", "#B0BEC5", "#B0BEC5", "#B0BEC5", "#B0BEC5", "#B0BEC5", "#B0BEC5", "#B0BEC5", "#B0BEC5", "#B0BEC5", "#B0BEC5", "#B0BEC5", "#B0BEC5", "#B0BEC5", "#B0BEC5", "#B0BEC5", "#B0BEC5", "#B0BEC5", "#B0BEC5", "#B0BEC5", "#B0BEC5", "#B0BEC5", "#B0BEC5", "#B0BEC5", "#B0BEC5", "red", "#B0BEC5", "#B0BEC5", "#B0BEC5", "#B0BEC5", "#B0BEC5", "#B0BEC5", "#B0BEC5", "#B0BEC5", "#B0BEC5", "#B0BEC5", "#B0BEC5", "#B0BEC5"]]}], "label": "Topic 37", "method": "update"}, {"args": [{"marker.color": [["#B0BEC5", "#B0BEC5", "#B0BEC5", "#B0BEC5", "#B0BEC5", "#B0BEC5", "#B0BEC5", "#B0BEC5", "#B0BEC5", "#B0BEC5", "#B0BEC5", "#B0BEC5", "#B0BEC5", "#B0BEC5", "#B0BEC5", "#B0BEC5", "#B0BEC5", "#B0BEC5", "#B0BEC5", "#B0BEC5", "#B0BEC5", "#B0BEC5", "#B0BEC5", "#B0BEC5", "#B0BEC5", "#B0BEC5", "#B0BEC5", "#B0BEC5", "#B0BEC5", "#B0BEC5", "#B0BEC5", "#B0BEC5", "#B0BEC5", "#B0BEC5", "#B0BEC5", "#B0BEC5", "#B0BEC5", "#B0BEC5", "red", "#B0BEC5", "#B0BEC5", "#B0BEC5", "#B0BEC5", "#B0BEC5", "#B0BEC5", "#B0BEC5", "#B0BEC5", "#B0BEC5", "#B0BEC5", "#B0BEC5"]]}], "label": "Topic 38", "method": "update"}, {"args": [{"marker.color": [["#B0BEC5", "#B0BEC5", "#B0BEC5", "#B0BEC5", "#B0BEC5", "#B0BEC5", "#B0BEC5", "#B0BEC5", "#B0BEC5", "#B0BEC5", "#B0BEC5", "#B0BEC5", "#B0BEC5", "#B0BEC5", "#B0BEC5", "#B0BEC5", "#B0BEC5", "#B0BEC5", "#B0BEC5", "#B0BEC5", "#B0BEC5", "#B0BEC5", "#B0BEC5", "#B0BEC5", "#B0BEC5", "#B0BEC5", "#B0BEC5", "#B0BEC5", "#B0BEC5", "#B0BEC5", "#B0BEC5", "#B0BEC5", "#B0BEC5", "#B0BEC5", "#B0BEC5", "#B0BEC5", "#B0BEC5", "#B0BEC5", "#B0BEC5", "red", "#B0BEC5", "#B0BEC5", "#B0BEC5", "#B0BEC5", "#B0BEC5", "#B0BEC5", "#B0BEC5", "#B0BEC5", "#B0BEC5", "#B0BEC5"]]}], "label": "Topic 39", "method": "update"}, {"args": [{"marker.color": [["#B0BEC5", "#B0BEC5", "#B0BEC5", "#B0BEC5", "#B0BEC5", "#B0BEC5", "#B0BEC5", "#B0BEC5", "#B0BEC5", "#B0BEC5", "#B0BEC5", "#B0BEC5", "#B0BEC5", "#B0BEC5", "#B0BEC5", "#B0BEC5", "#B0BEC5", "#B0BEC5", "#B0BEC5", "#B0BEC5", "#B0BEC5", "#B0BEC5", "#B0BEC5", "#B0BEC5", "#B0BEC5", "#B0BEC5", "#B0BEC5", "#B0BEC5", "#B0BEC5", "#B0BEC5", "#B0BEC5", "#B0BEC5", "#B0BEC5", "#B0BEC5", "#B0BEC5", "#B0BEC5", "#B0BEC5", "#B0BEC5", "#B0BEC5", "#B0BEC5", "red", "#B0BEC5", "#B0BEC5", "#B0BEC5", "#B0BEC5", "#B0BEC5", "#B0BEC5", "#B0BEC5", "#B0BEC5", "#B0BEC5"]]}], "label": "Topic 40", "method": "update"}, {"args": [{"marker.color": [["#B0BEC5", "#B0BEC5", "#B0BEC5", "#B0BEC5", "#B0BEC5", "#B0BEC5", "#B0BEC5", "#B0BEC5", "#B0BEC5", "#B0BEC5", "#B0BEC5", "#B0BEC5", "#B0BEC5", "#B0BEC5", "#B0BEC5", "#B0BEC5", "#B0BEC5", "#B0BEC5", "#B0BEC5", "#B0BEC5", "#B0BEC5", "#B0BEC5", "#B0BEC5", "#B0BEC5", "#B0BEC5", "#B0BEC5", "#B0BEC5", "#B0BEC5", "#B0BEC5", "#B0BEC5", "#B0BEC5", "#B0BEC5", "#B0BEC5", "#B0BEC5", "#B0BEC5", "#B0BEC5", "#B0BEC5", "#B0BEC5", "#B0BEC5", "#B0BEC5", "#B0BEC5", "red", "#B0BEC5", "#B0BEC5", "#B0BEC5", "#B0BEC5", "#B0BEC5", "#B0BEC5", "#B0BEC5", "#B0BEC5"]]}], "label": "Topic 41", "method": "update"}, {"args": [{"marker.color": [["#B0BEC5", "#B0BEC5", "#B0BEC5", "#B0BEC5", "#B0BEC5", "#B0BEC5", "#B0BEC5", "#B0BEC5", "#B0BEC5", "#B0BEC5", "#B0BEC5", "#B0BEC5", "#B0BEC5", "#B0BEC5", "#B0BEC5", "#B0BEC5", "#B0BEC5", "#B0BEC5", "#B0BEC5", "#B0BEC5", "#B0BEC5", "#B0BEC5", "#B0BEC5", "#B0BEC5", "#B0BEC5", "#B0BEC5", "#B0BEC5", "#B0BEC5", "#B0BEC5", "#B0BEC5", "#B0BEC5", "#B0BEC5", "#B0BEC5", "#B0BEC5", "#B0BEC5", "#B0BEC5", "#B0BEC5", "#B0BEC5", "#B0BEC5", "#B0BEC5", "#B0BEC5", "#B0BEC5", "red", "#B0BEC5", "#B0BEC5", "#B0BEC5", "#B0BEC5", "#B0BEC5", "#B0BEC5", "#B0BEC5"]]}], "label": "Topic 42", "method": "update"}, {"args": [{"marker.color": [["#B0BEC5", "#B0BEC5", "#B0BEC5", "#B0BEC5", "#B0BEC5", "#B0BEC5", "#B0BEC5", "#B0BEC5", "#B0BEC5", "#B0BEC5", "#B0BEC5", "#B0BEC5", "#B0BEC5", "#B0BEC5", "#B0BEC5", "#B0BEC5", "#B0BEC5", "#B0BEC5", "#B0BEC5", "#B0BEC5", "#B0BEC5", "#B0BEC5", "#B0BEC5", "#B0BEC5", "#B0BEC5", "#B0BEC5", "#B0BEC5", "#B0BEC5", "#B0BEC5", "#B0BEC5", "#B0BEC5", "#B0BEC5", "#B0BEC5", "#B0BEC5", "#B0BEC5", "#B0BEC5", "#B0BEC5", "#B0BEC5", "#B0BEC5", "#B0BEC5", "#B0BEC5", "#B0BEC5", "#B0BEC5", "red", "#B0BEC5", "#B0BEC5", "#B0BEC5", "#B0BEC5", "#B0BEC5", "#B0BEC5"]]}], "label": "Topic 43", "method": "update"}, {"args": [{"marker.color": [["#B0BEC5", "#B0BEC5", "#B0BEC5", "#B0BEC5", "#B0BEC5", "#B0BEC5", "#B0BEC5", "#B0BEC5", "#B0BEC5", "#B0BEC5", "#B0BEC5", "#B0BEC5", "#B0BEC5", "#B0BEC5", "#B0BEC5", "#B0BEC5", "#B0BEC5", "#B0BEC5", "#B0BEC5", "#B0BEC5", "#B0BEC5", "#B0BEC5", "#B0BEC5", "#B0BEC5", "#B0BEC5", "#B0BEC5", "#B0BEC5", "#B0BEC5", "#B0BEC5", "#B0BEC5", "#B0BEC5", "#B0BEC5", "#B0BEC5", "#B0BEC5", "#B0BEC5", "#B0BEC5", "#B0BEC5", "#B0BEC5", "#B0BEC5", "#B0BEC5", "#B0BEC5", "#B0BEC5", "#B0BEC5", "#B0BEC5", "red", "#B0BEC5", "#B0BEC5", "#B0BEC5", "#B0BEC5", "#B0BEC5"]]}], "label": "Topic 44", "method": "update"}, {"args": [{"marker.color": [["#B0BEC5", "#B0BEC5", "#B0BEC5", "#B0BEC5", "#B0BEC5", "#B0BEC5", "#B0BEC5", "#B0BEC5", "#B0BEC5", "#B0BEC5", "#B0BEC5", "#B0BEC5", "#B0BEC5", "#B0BEC5", "#B0BEC5", "#B0BEC5", "#B0BEC5", "#B0BEC5", "#B0BEC5", "#B0BEC5", "#B0BEC5", "#B0BEC5", "#B0BEC5", "#B0BEC5", "#B0BEC5", "#B0BEC5", "#B0BEC5", "#B0BEC5", "#B0BEC5", "#B0BEC5", "#B0BEC5", "#B0BEC5", "#B0BEC5", "#B0BEC5", "#B0BEC5", "#B0BEC5", "#B0BEC5", "#B0BEC5", "#B0BEC5", "#B0BEC5", "#B0BEC5", "#B0BEC5", "#B0BEC5", "#B0BEC5", "#B0BEC5", "red", "#B0BEC5", "#B0BEC5", "#B0BEC5", "#B0BEC5"]]}], "label": "Topic 45", "method": "update"}, {"args": [{"marker.color": [["#B0BEC5", "#B0BEC5", "#B0BEC5", "#B0BEC5", "#B0BEC5", "#B0BEC5", "#B0BEC5", "#B0BEC5", "#B0BEC5", "#B0BEC5", "#B0BEC5", "#B0BEC5", "#B0BEC5", "#B0BEC5", "#B0BEC5", "#B0BEC5", "#B0BEC5", "#B0BEC5", "#B0BEC5", "#B0BEC5", "#B0BEC5", "#B0BEC5", "#B0BEC5", "#B0BEC5", "#B0BEC5", "#B0BEC5", "#B0BEC5", "#B0BEC5", "#B0BEC5", "#B0BEC5", "#B0BEC5", "#B0BEC5", "#B0BEC5", "#B0BEC5", "#B0BEC5", "#B0BEC5", "#B0BEC5", "#B0BEC5", "#B0BEC5", "#B0BEC5", "#B0BEC5", "#B0BEC5", "#B0BEC5", "#B0BEC5", "#B0BEC5", "#B0BEC5", "red", "#B0BEC5", "#B0BEC5", "#B0BEC5"]]}], "label": "Topic 46", "method": "update"}, {"args": [{"marker.color": [["#B0BEC5", "#B0BEC5", "#B0BEC5", "#B0BEC5", "#B0BEC5", "#B0BEC5", "#B0BEC5", "#B0BEC5", "#B0BEC5", "#B0BEC5", "#B0BEC5", "#B0BEC5", "#B0BEC5", "#B0BEC5", "#B0BEC5", "#B0BEC5", "#B0BEC5", "#B0BEC5", "#B0BEC5", "#B0BEC5", "#B0BEC5", "#B0BEC5", "#B0BEC5", "#B0BEC5", "#B0BEC5", "#B0BEC5", "#B0BEC5", "#B0BEC5", "#B0BEC5", "#B0BEC5", "#B0BEC5", "#B0BEC5", "#B0BEC5", "#B0BEC5", "#B0BEC5", "#B0BEC5", "#B0BEC5", "#B0BEC5", "#B0BEC5", "#B0BEC5", "#B0BEC5", "#B0BEC5", "#B0BEC5", "#B0BEC5", "#B0BEC5", "#B0BEC5", "#B0BEC5", "red", "#B0BEC5", "#B0BEC5"]]}], "label": "Topic 47", "method": "update"}, {"args": [{"marker.color": [["#B0BEC5", "#B0BEC5", "#B0BEC5", "#B0BEC5", "#B0BEC5", "#B0BEC5", "#B0BEC5", "#B0BEC5", "#B0BEC5", "#B0BEC5", "#B0BEC5", "#B0BEC5", "#B0BEC5", "#B0BEC5", "#B0BEC5", "#B0BEC5", "#B0BEC5", "#B0BEC5", "#B0BEC5", "#B0BEC5", "#B0BEC5", "#B0BEC5", "#B0BEC5", "#B0BEC5", "#B0BEC5", "#B0BEC5", "#B0BEC5", "#B0BEC5", "#B0BEC5", "#B0BEC5", "#B0BEC5", "#B0BEC5", "#B0BEC5", "#B0BEC5", "#B0BEC5", "#B0BEC5", "#B0BEC5", "#B0BEC5", "#B0BEC5", "#B0BEC5", "#B0BEC5", "#B0BEC5", "#B0BEC5", "#B0BEC5", "#B0BEC5", "#B0BEC5", "#B0BEC5", "#B0BEC5", "red", "#B0BEC5"]]}], "label": "Topic 48", "method": "update"}, {"args": [{"marker.color": [["#B0BEC5", "#B0BEC5", "#B0BEC5", "#B0BEC5", "#B0BEC5", "#B0BEC5", "#B0BEC5", "#B0BEC5", "#B0BEC5", "#B0BEC5", "#B0BEC5", "#B0BEC5", "#B0BEC5", "#B0BEC5", "#B0BEC5", "#B0BEC5", "#B0BEC5", "#B0BEC5", "#B0BEC5", "#B0BEC5", "#B0BEC5", "#B0BEC5", "#B0BEC5", "#B0BEC5", "#B0BEC5", "#B0BEC5", "#B0BEC5", "#B0BEC5", "#B0BEC5", "#B0BEC5", "#B0BEC5", "#B0BEC5", "#B0BEC5", "#B0BEC5", "#B0BEC5", "#B0BEC5", "#B0BEC5", "#B0BEC5", "#B0BEC5", "#B0BEC5", "#B0BEC5", "#B0BEC5", "#B0BEC5", "#B0BEC5", "#B0BEC5", "#B0BEC5", "#B0BEC5", "#B0BEC5", "#B0BEC5", "red"]]}], "label": "Topic 49", "method": "update"}]}], "title": {"font": {"color": "Black", "size": 22}, "text": "<b>Intertopic Distance Map</b>", "x": 0.5, "xanchor": "center", "y": 0.95, "yanchor": "top"}, "width": 650, "xaxis": {"anchor": "y", "domain": [0, 1], "range": [-2.099, 20.17], "title": {"text": ""}, "visible": false}, "yaxis": {"anchor": "x", "domain": [0, 1], "range": [-5.64, 12.85], "title": {"text": ""}, "visible": false}}}
